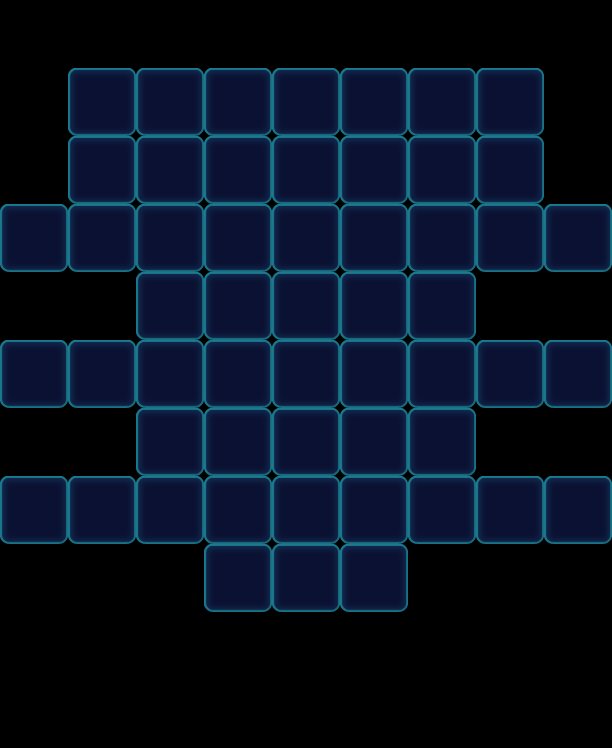

A 2D game scene composited from a Tiled map and its tileset images. What follows is a short description and the map's XML, with each tile layer's data collapsed to a summary:
An orthogonal 9x11 tile map with 68x68 px tiles, 1 tile layer (Valid), 2 tilesets and 94 objects (55x Floor, 17x Factory_Normal, 6x Bomb, 4x Monster, 4x Lock, ...).

<map version="1.0" orientation="orthogonal" width="9" height="11" tilewidth="68" tileheight="68">
 <tileset firstgid="1" name="game_grid1" tilewidth="68" tileheight="68">
  <image source="game_grid1.png" width="68" height="68" />
 </tileset>
 <tileset firstgid="2" name="map" tilewidth="68" tileheight="68">
  <image source="map.png" width="1024" height="1024" />
 </tileset>
 <layer name="Valid" width="9" height="11">
  <data>[99 cells, 54 non-empty, 1 distinct tile ids]</data>
 </layer>
 <objectgroup name="BottomObj" width="9" height="11">
  <object name="Jelly" type="Floor" gid="33" x="68" y="136">
   <properties>
    <property name="Layers" value="2" />
   </properties>
  </object>
  <object name="Jelly" type="Floor" gid="33" x="136" y="136">
   <properties>
    <property name="Layers" value="2" />
   </properties>
  </object>
  <object name="Jelly" type="Floor" gid="33" x="204" y="136">
   <properties>
    <property name="Layers" value="2" />
   </properties>
  </object>
  <object name="Jelly" type="Floor" gid="33" x="272" y="136">
   <properties>
    <property name="Layers" value="2" />
   </properties>
  </object>
  <object name="Jelly" type="Floor" gid="33" x="340" y="136">
   <properties>
    <property name="Layers" value="2" />
   </properties>
  </object>
  <object name="Jelly" type="Floor" gid="33" x="476" y="136">
   <properties>
    <property name="Layers" value="2" />
   </properties>
  </object>
  <object name="Jelly" type="Floor" gid="33" x="408" y="136">
   <properties>
    <property name="Layers" value="2" />
   </properties>
  </object>
  <object name="Jelly" type="Floor" gid="33" x="340" y="204">
   <properties>
    <property name="Layers" value="2" />
   </properties>
  </object>
  <object name="Jelly" type="Floor" gid="33" x="68" y="204">
   <properties>
    <property name="Layers" value="2" />
   </properties>
  </object>
  <object name="Jelly" type="Floor" gid="33" x="476" y="204">
   <properties>
    <property name="Layers" value="2" />
   </properties>
  </object>
  <object name="Jelly" type="Floor" gid="33" x="136" y="204">
   <properties>
    <property name="Layers" value="2" />
   </properties>
  </object>
  <object name="Jelly" type="Floor" gid="33" x="408" y="204">
   <properties>
    <property name="Layers" value="2" />
   </properties>
  </object>
  <object name="Jelly" type="Floor" gid="33" x="272" y="204">
   <properties>
    <property name="Layers" value="2" />
   </properties>
  </object>
  <object name="Jelly" type="Floor" gid="33" x="204" y="204">
   <properties>
    <property name="Layers" value="2" />
   </properties>
  </object>
  <object name="Jelly" type="Floor" gid="33" x="340" y="272">
   <properties>
    <property name="Layers" value="2" />
   </properties>
  </object>
  <object name="Jelly" type="Floor" gid="33" x="340" y="340">
   <properties>
    <property name="Layers" value="2" />
   </properties>
  </object>
  <object name="Jelly" type="Floor" gid="33" x="272" y="340">
   <properties>
    <property name="Layers" value="2" />
   </properties>
  </object>
  <object name="Jelly" type="Floor" gid="33" x="272" y="272">
   <properties>
    <property name="Layers" value="2" />
   </properties>
  </object>
  <object name="Jelly" type="Floor" gid="33" x="204" y="340">
   <properties>
    <property name="Layers" value="2" />
   </properties>
  </object>
  <object name="Jelly" type="Floor" gid="33" x="204" y="272">
   <properties>
    <property name="Layers" value="2" />
   </properties>
  </object>
  <object name="Jelly" type="Floor" gid="33" x="340" y="408">
   <properties>
    <property name="Layers" value="2" />
   </properties>
  </object>
  <object name="Jelly" type="Floor" gid="33" x="340" y="476">
   <properties>
    <property name="Layers" value="2" />
   </properties>
  </object>
  <object name="Jelly" type="Floor" gid="33" x="272" y="476">
   <properties>
    <property name="Layers" value="2" />
   </properties>
  </object>
  <object name="Jelly" type="Floor" gid="33" x="272" y="408">
   <properties>
    <property name="Layers" value="2" />
   </properties>
  </object>
  <object name="Jelly" type="Floor" gid="33" x="204" y="476">
   <properties>
    <property name="Layers" value="2" />
   </properties>
  </object>
  <object name="Jelly" type="Floor" gid="33" x="204" y="408">
   <properties>
    <property name="Layers" value="2" />
   </properties>
  </object>
  <object name="Jelly" type="Floor" gid="33" x="340" y="544">
   <properties>
    <property name="Layers" value="2" />
   </properties>
  </object>
  <object name="Jelly" type="Floor" gid="33" x="340" y="612">
   <properties>
    <property name="Layers" value="2" />
   </properties>
  </object>
  <object name="Jelly" type="Floor" gid="33" x="272" y="612">
   <properties>
    <property name="Layers" value="2" />
   </properties>
  </object>
  <object name="Jelly" type="Floor" gid="33" x="272" y="544">
   <properties>
    <property name="Layers" value="2" />
   </properties>
  </object>
  <object name="Jelly" type="Floor" gid="33" x="204" y="612">
   <properties>
    <property name="Layers" value="2" />
   </properties>
  </object>
  <object name="Jelly" type="Floor" gid="33" x="204" y="544">
   <properties>
    <property name="Layers" value="2" />
   </properties>
  </object>
  <object name="Jelly" type="Floor" gid="33" x="408" y="272">
   <properties>
    <property name="Layers" value="2" />
   </properties>
  </object>
  <object name="Jelly" type="Floor" gid="33" x="136" y="272">
   <properties>
    <property name="Layers" value="2" />
   </properties>
  </object>
  <object name="Jelly" type="Floor" gid="33" x="408" y="408">
   <properties>
    <property name="Layers" value="2" />
   </properties>
  </object>
  <object name="Jelly" type="Floor" gid="33" x="136" y="476">
   <properties>
    <property name="Layers" value="2" />
   </properties>
  </object>
  <object name="Jelly" type="Floor" gid="33" x="136" y="408">
   <properties>
    <property name="Layers" value="2" />
   </properties>
  </object>
  <object name="Jelly" type="Floor" gid="33" x="340" y="408">
   <properties>
    <property name="Layers" value="2" />
   </properties>
  </object>
  <object name="Jelly" type="Floor" gid="33" x="408" y="476">
   <properties>
    <property name="Layers" value="2" />
   </properties>
  </object>
  <object name="Jelly" type="Floor" gid="33" x="408" y="544">
   <properties>
    <property name="Layers" value="2" />
   </properties>
  </object>
  <object name="Jelly" type="Floor" gid="33" x="136" y="544">
   <properties>
    <property name="Layers" value="2" />
   </properties>
  </object>
  <object name="Jelly" type="Floor" gid="33" x="136" y="340">
   <properties>
    <property name="Layers" value="2" />
   </properties>
  </object>
  <object name="Jelly" type="Floor" gid="33" x="408" y="340">
   <properties>
    <property name="Layers" value="2" />
   </properties>
  </object>
  <object name="Jelly" type="Floor" gid="32" x="0" y="272">
   <properties>
    <property name="Layers" value="1" />
   </properties>
  </object>
  <object name="Jelly" type="Floor" gid="32" x="68" y="272">
   <properties>
    <property name="Layers" value="1" />
   </properties>
  </object>
  <object name="Jelly" type="Floor" gid="32" x="0" y="408">
   <properties>
    <property name="Layers" value="1" />
   </properties>
  </object>
  <object name="Jelly" type="Floor" gid="32" x="68" y="408">
   <properties>
    <property name="Layers" value="1" />
   </properties>
  </object>
  </objectgroup>
 <objectgroup name="MiddleObj" width="9" height="11">
  <!-- 10 objects omitted --></objectgroup>
 <objectgroup color="#000000" name="TopObj" width="9" height="11">
  <!-- 25 objects omitted --></objectgroup>
 <objectgroup color="#0000ff" name="CeilObj" width="9" height="11">
  <!-- 4 objects omitted --></objectgroup>
</map>
<!-- 47 of 94 objects omitted -->
